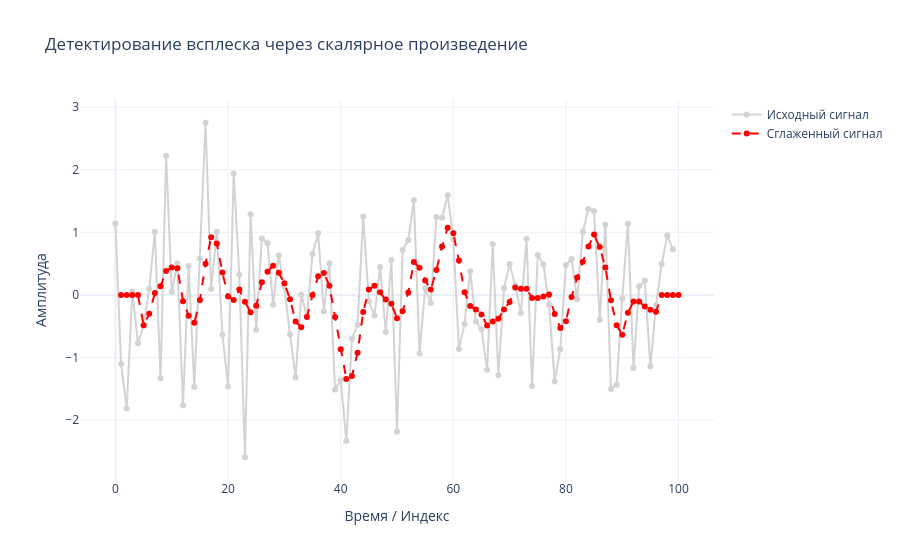

Notebook source saved alongside this figure:
### Code cell
core = np.array([0, .1, .3, .8, 1, .8, .3, .1, 0])
core = core / np.sum(core)

N = 100
signal = np.random.randn(N)

get_smoothed(core, signal)
